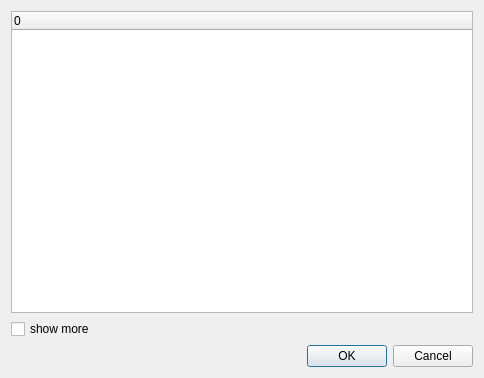
<?xml version="1.0" encoding="UTF-8"?>
<ui version="4.0">
 <class>SelectInstrument</class>
 <widget class="QDialog" name="SelectInstrument">
  <property name="geometry">
   <rect>
    <x>0</x>
    <y>0</y>
    <width>484</width>
    <height>378</height>
   </rect>
  </property>
  <property name="windowTitle">
   <string>Dialog</string>
  </property>
  <layout class="QVBoxLayout" name="verticalLayout">
   <item>
    <widget class="QTreeWidget" name="instrumentList">
     <column>
      <property name="text">
       <string>0</string>
      </property>
     </column>
    </widget>
   </item>
   <item>
    <widget class="QCheckBox" name="showMore">
     <property name="text">
      <string>show more</string>
     </property>
    </widget>
   </item>
   <item>
    <widget class="QDialogButtonBox" name="buttonBox">
     <property name="orientation">
      <enum>Qt::Horizontal</enum>
     </property>
     <property name="standardButtons">
      <set>QDialogButtonBox::Cancel|QDialogButtonBox::Ok</set>
     </property>
    </widget>
   </item>
  </layout>
 </widget>
 <resources>
  <include location="mscore.qrc"/>
 </resources>
 <connections>
  <connection>
   <sender>buttonBox</sender>
   <signal>accepted()</signal>
   <receiver>SelectInstrument</receiver>
   <slot>accept()</slot>
   <hints>
    <hint type="sourcelabel">
     <x>248</x>
     <y>254</y>
    </hint>
    <hint type="destinationlabel">
     <x>157</x>
     <y>274</y>
    </hint>
   </hints>
  </connection>
  <connection>
   <sender>buttonBox</sender>
   <signal>rejected()</signal>
   <receiver>SelectInstrument</receiver>
   <slot>reject()</slot>
   <hints>
    <hint type="sourcelabel">
     <x>316</x>
     <y>260</y>
    </hint>
    <hint type="destinationlabel">
     <x>286</x>
     <y>274</y>
    </hint>
   </hints>
  </connection>
 </connections>
</ui>
